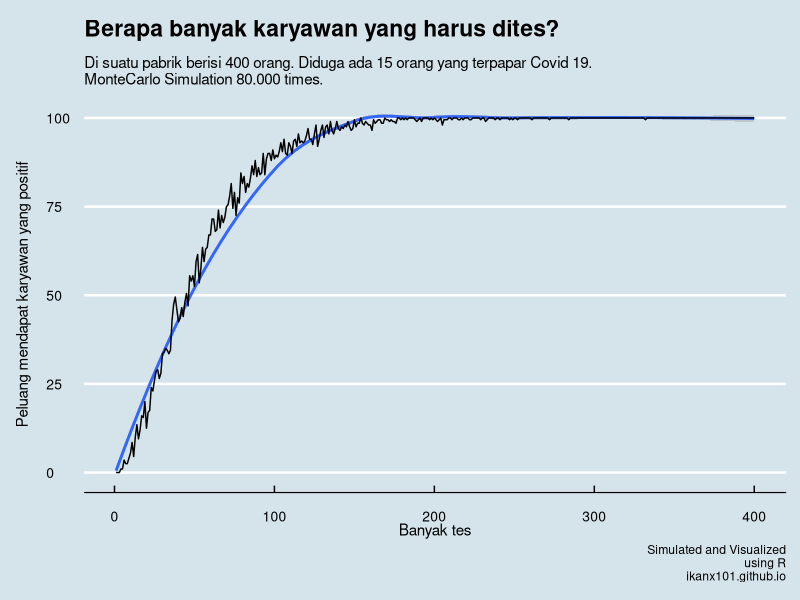

Recreate this plot in R.
rm(list=ls())
library(dplyr)


simulasi = function(n_tes){
  n = 200 #pengulangan
  n_sakit = 15 #banyak orang sakit 
  total = 400 # total karyawan
  temp = c(0)
  for(i in 1:n){
    karyawan = sample(c(1,0),total,prob = c(n_sakit/total,(total-n_sakit)/total),replace = T)
    tes = sample(karyawan,n_tes)
    hasil = sum(tes)
    hasil = ifelse(hasil>1,1,0)
    temp = c(temp,hasil)
  }
  sum(temp)/n*100
}

data = data.frame(n_tes = c(1:400))

data$sensitivity = sapply(data$n_tes,simulasi)

library(ggplot2)
data %>% 
  ggplot(aes(x = n_tes,
             y = sensitivity)) +
  geom_smooth(method = 'loess') +
  geom_line(color = 'black') +
  labs(title = 'Berapa banyak karyawan yang harus dites?',
       subtitle = '\nDi suatu pabrik berisi 400 orang. Diduga ada 15 orang yang terpapar Covid 19.\nMonteCarlo Simulation 80.000 times.',
       caption = 'Simulated and Visualized\nusing R\nikanx101.github.io',
       x = 'Banyak tes',
       y = 'Peluang mendapat karyawan yang positif\n') +
  ggthemes::theme_economist() +
  theme(axis.text = element_text(size=10))
ggsave('hasil sim.png',width = 8,height=5,dpi=450)
